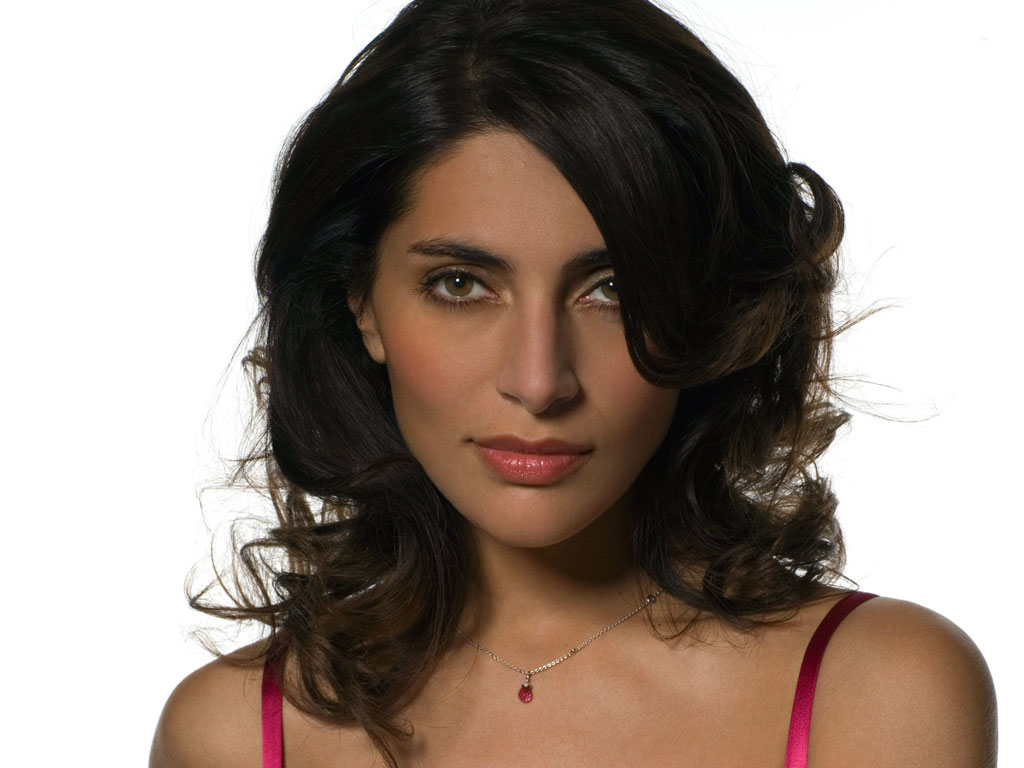
#> input picture Caterina_Murino_1.jpg, 1024 x 768 px, found by its file name
$ jupyter execute OpenCV_detect_faces_eyes.ipynb
#> lines starting #> are read from the running program, lines starting #| are printed output that depends on the picture; after the words box and inside, x2 and y2 are one past the last pixel; in counts of white or black regions, pixels touching at a corner belong together
[cell 1]
import cv2
import numpy as np

[cell 2]
# HAAR Cascade files
cascade_eye = '/haarcascade_eye.xml'
cascade_face ='/haarcascade_frontalface_alt.xml'

[cell 3]
face_classifier = cv2.CascadeClassifier(cascade_face)
eye_classifier = cv2.CascadeClassifier(cascade_eye)

[cell 4]
# Reading images and converting to grayscale
image = cv2.imread(r'/Caterina_Murino_1.jpg')
#> image is the input picture: shape (768, 1024, 3); mean B, G, R 134.8, 143.5, 156.5
gray = cv2.cvtColor(image, cv2.COLOR_BGR2GRAY)
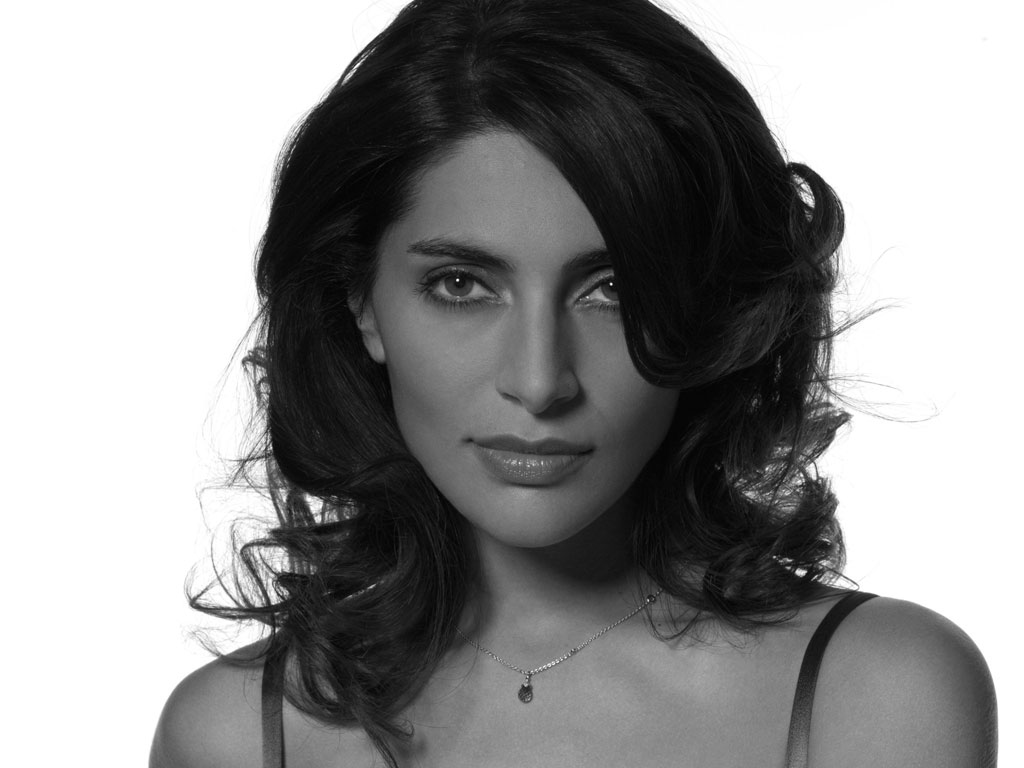
#> gray: shape (768, 1024); min 0, max 255, mean 146.4

[cell 5]
# Detecting faces
faces = face_classifier.detectMultiScale(gray, 1.3, 5)
#> faces = [[352, 150, 362, 362]]
print (faces)
#| [[352 150 362 362]]

[cell 6]
if faces.any():
    for (x, y, w, h) in faces:
        print (len(faces))
        cv2.rectangle(image, (x, y), (x+w, y+h), (0,0,0), 3)
        cv2.imshow("Face Detection", image)
        cv2.waitKey(0)

        # Cropping the face found
        area_gray = gray[y:y+h, x:x+w]
        area_original = image[y:y+h, x:x+w]

        # Detecting eyes
        eyes = eye_classifier.detectMultiScale(area_gray)
        print (eyes)
        print (len(eyes))
        for (ex, ey, ew, eh) in eyes:
            cv2.rectangle(area_original, (ex, ey), (ex+ew, ey+eh), (0,255,0), 2)
            cv2.imshow("Face Detection", image)
            cv2.waitKey(0)
#> this loop made 1 pass
#> (x, y, w, h, eyes) on pass 1: (352, 150, 362, 362, [[60, 95, 80, 80], [126, 123, 42, 42]])
#| 1
#| [[ 60  95  80  80]
#|  [126 123  42  42]]
#| 2
#> pass 1, `cv2.imshow("Face Detection", image)`:
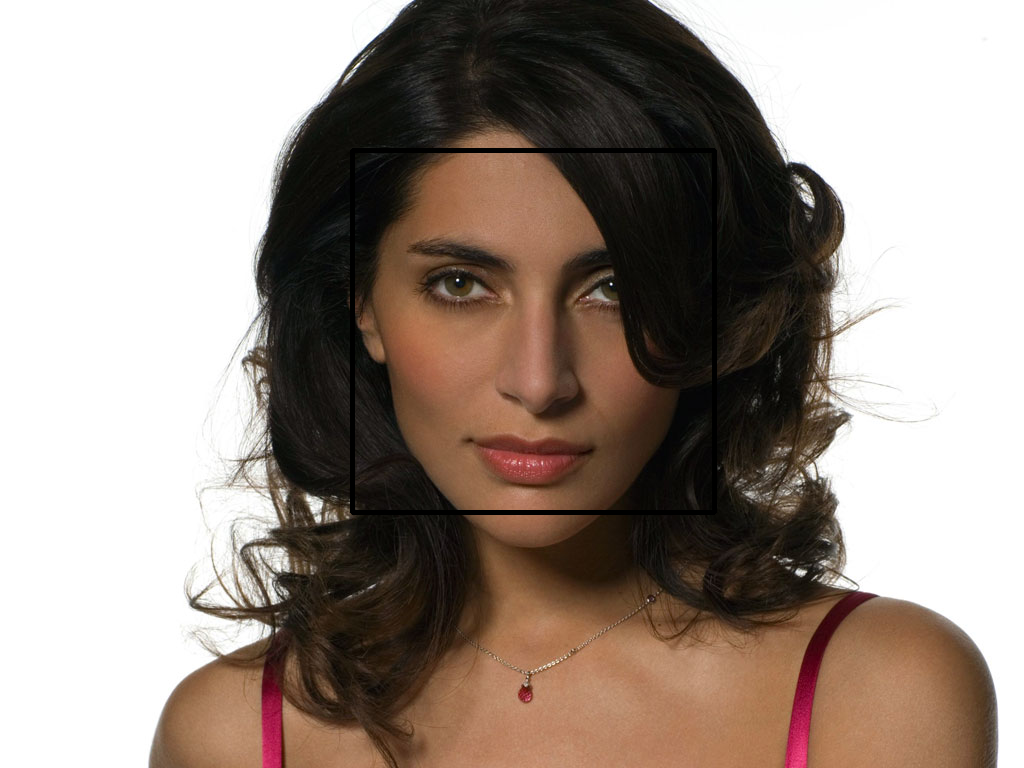
#> window 'Face Detection': shape (768, 1024, 3); mean B, G, R 134.6, 143.3, 156.1
#> pass 1, `area_gray = gray[y:y+h, x:x+w]`:
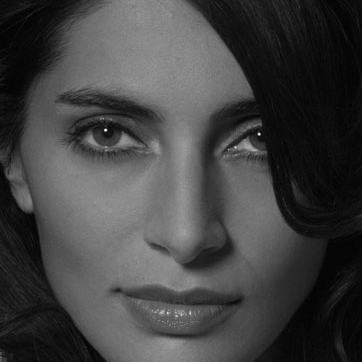
#> area_gray: shape (362, 362); min 0, max 254, mean 66.1
#> pass 1, `area_original = image[y:y+h, x:x+w]`:
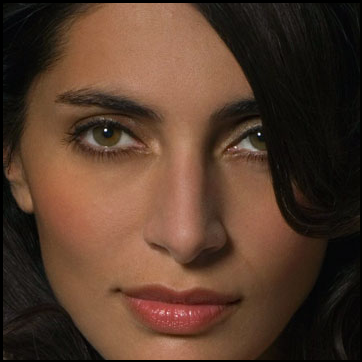
#> area_original: shape (362, 362, 3); mean B, G, R 43.3, 59, 85.4
#> pass 1, `cv2.imshow("Face Detection", image)`:
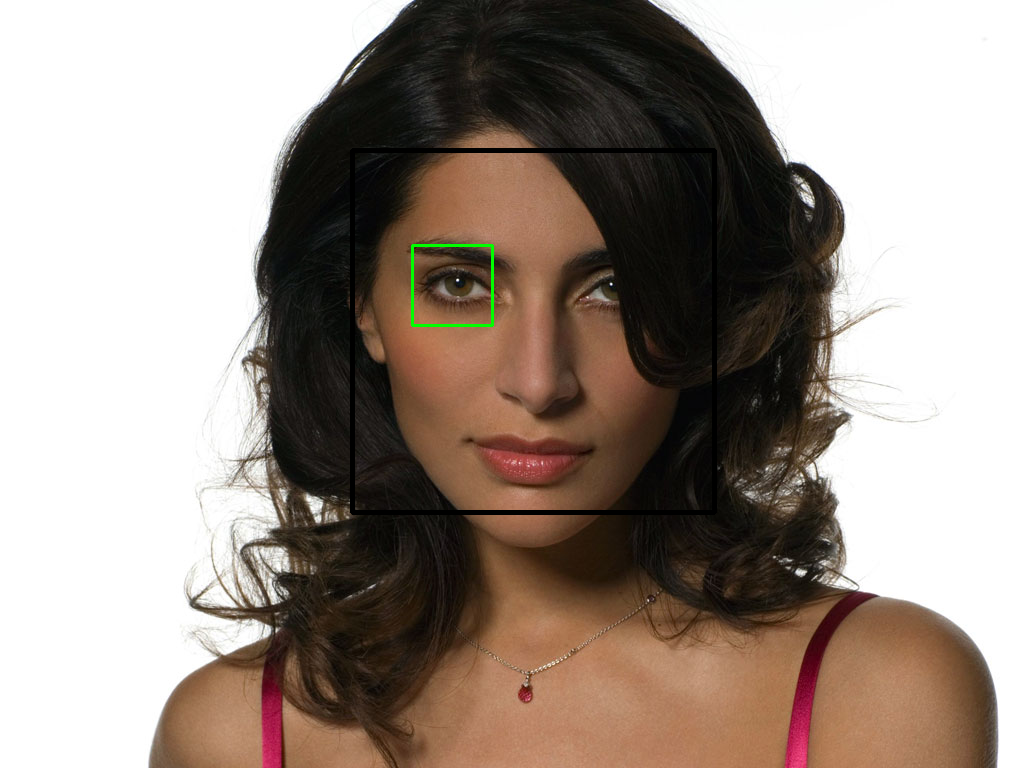
#> window 'Face Detection': shape (768, 1024, 3); mean B, G, R 134.6, 143.5, 155.9
#> after the loop:
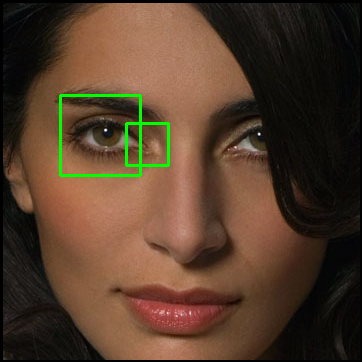
#> area_original: shape (362, 362, 3); 1.1% of pixels changed, all inside (x1, y1, x2, y2) = (59, 94, 170, 177)
#> after the loop:
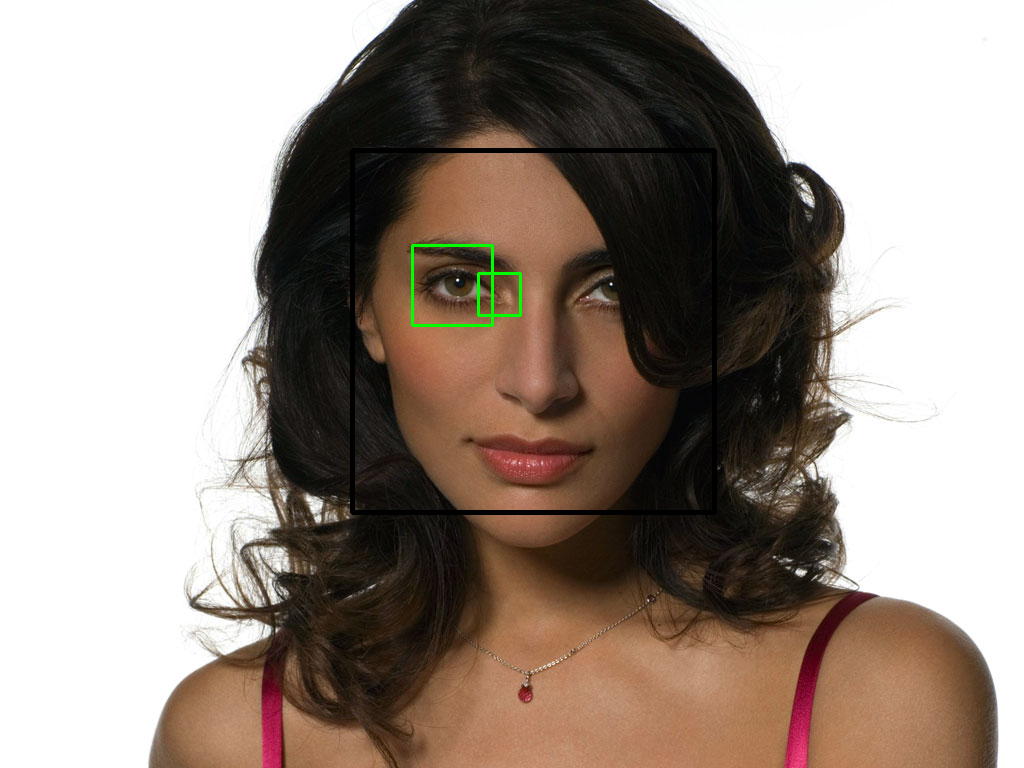
#> image: shape (768, 1024, 3); 1.1% of pixels changed, all inside (x1, y1, x2, y2) = (350, 148, 717, 515)

elif faces is ():
    print ("No Faces Found")

cv2.destroyAllWindows()
